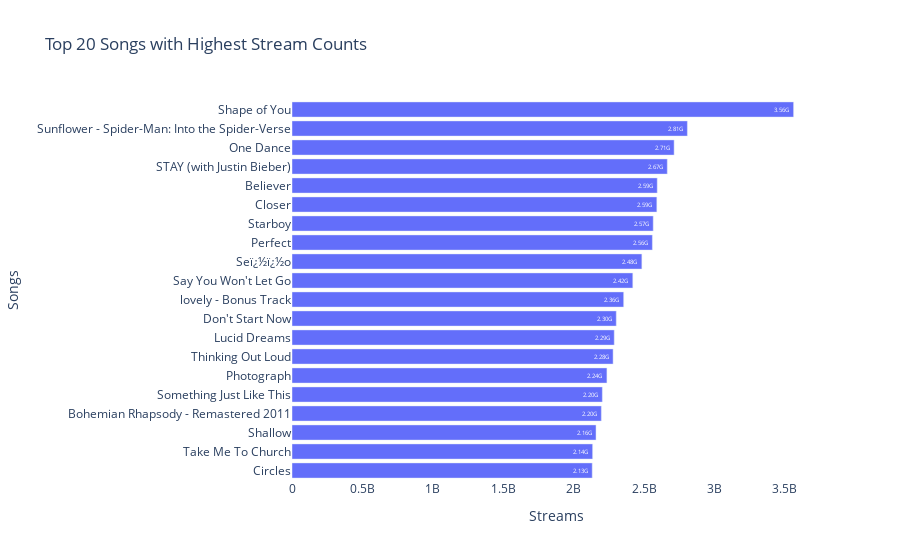

Notebook source saved alongside this figure:
### Code cell
# Creating interactive Plotly Express chart
fig = px.bar(top_songs, y='track_name', x='streams', text='streams',
             orientation='h',  # This makes it a horizontal bar chart
             labels={'track_name': 'Songs', 'streams': 'Streams'},
             title='Top 20 Songs with Highest Stream Counts',
             hover_data={'artist_name': True, 'streams': ':,'})  

# Updating the layout for a better look
fig.update_layout(
    xaxis_title='Streams',
    yaxis_title='Songs',
    yaxis={'categoryorder': 'total ascending'},  
    plot_bgcolor='white', 
    yaxis_tickmode='linear'
)

# Adding textual information on the bars for streams
fig.update_traces(texttemplate='%{text:.3s}', textposition='inside')
fig.show()

### Figure 1 — Plotly figure (JSON) as saved in the notebook; plotly's stock layout.template omitted (floating-point values rounded to 4 significant figures)
{"data": [{"alignmentgroup": "True", "customdata": [["Ed Sheeran"], ["Post Malone, Swae Lee"], ["Drake, WizKid, Kyla"], ["Justin Bieber, The Kid Laroi"], ["Imagine Dragons"], ["The Chainsmokers, Halsey"], ["The Weeknd, Daft Punk"], ["Ed Sheeran"], ["Shawn Mendes, Camila Cabello"], ["James Arthur"], ["Billie Eilish, Khalid"], ["Dua Lipa"], ["Juice WRLD"], ["Ed Sheeran"], ["Ed Sheeran"], ["The Chainsmokers, Coldplay"], ["Queen"], ["Lady Gaga, Bradley Cooper"], ["Hozier"], ["Post Malone"]], "hovertemplate": "Streams=%{text:,}<br>Songs=%{y}<br>artist_name=%{customdata[0]}<extra></extra>", "legendgroup": "", "marker": {"color": "#636efa", "pattern": {"shape": ""}}, "name": "", "offsetgroup": "", "orientation": "h", "showlegend": false, "text": [3562543890, 2808096550, 2713922350, 2665343922, 2594040133, 2591224264, 2565529693, 2559529074, 2484812918, 2420461338, 2355719893, 2303033973, 2288695111, 2280566092, 2236667932, 2204080728, 2197010679, 2159346687, 2135158446, 2132335812], "textposition": "inside", "texttemplate": "%{text:.3s}", "type": "bar", "x": [3562543890, 2808096550, 2713922350, 2665343922, 2594040133, 2591224264, 2565529693, 2559529074, 2484812918, 2420461338, 2355719893, 2303033973, 2288695111, 2280566092, 2236667932, 2204080728, 2197010679, 2159346687, 2135158446, 2132335812], "xaxis": "x", "y": ["Shape of You", "Sunflower - Spider-Man: Into the Spider-Verse", "One Dance", "STAY (with Justin Bieber)", "Believer", "Closer", "Starboy", "Perfect", "Seï¿½ï¿½o", "Say You Won't Let Go", "lovely - Bonus Track", "Don't Start Now", "Lucid Dreams", "Thinking Out Loud", "Photograph", "Something Just Like This", "Bohemian Rhapsody - Remastered 2011", "Shallow", "Take Me To Church", "Circles"], "yaxis": "y"}], "layout": {"barmode": "relative", "legend": {"tracegroupgap": 0}, "plot_bgcolor": "white", "title": {"text": "Top 20 Songs with Highest Stream Counts"}, "xaxis": {"anchor": "y", "domain": [0, 1], "title": {"text": "Streams"}}, "yaxis": {"anchor": "x", "categoryorder": "total ascending", "domain": [0, 1], "tickmode": "linear", "title": {"text": "Songs"}}}}
